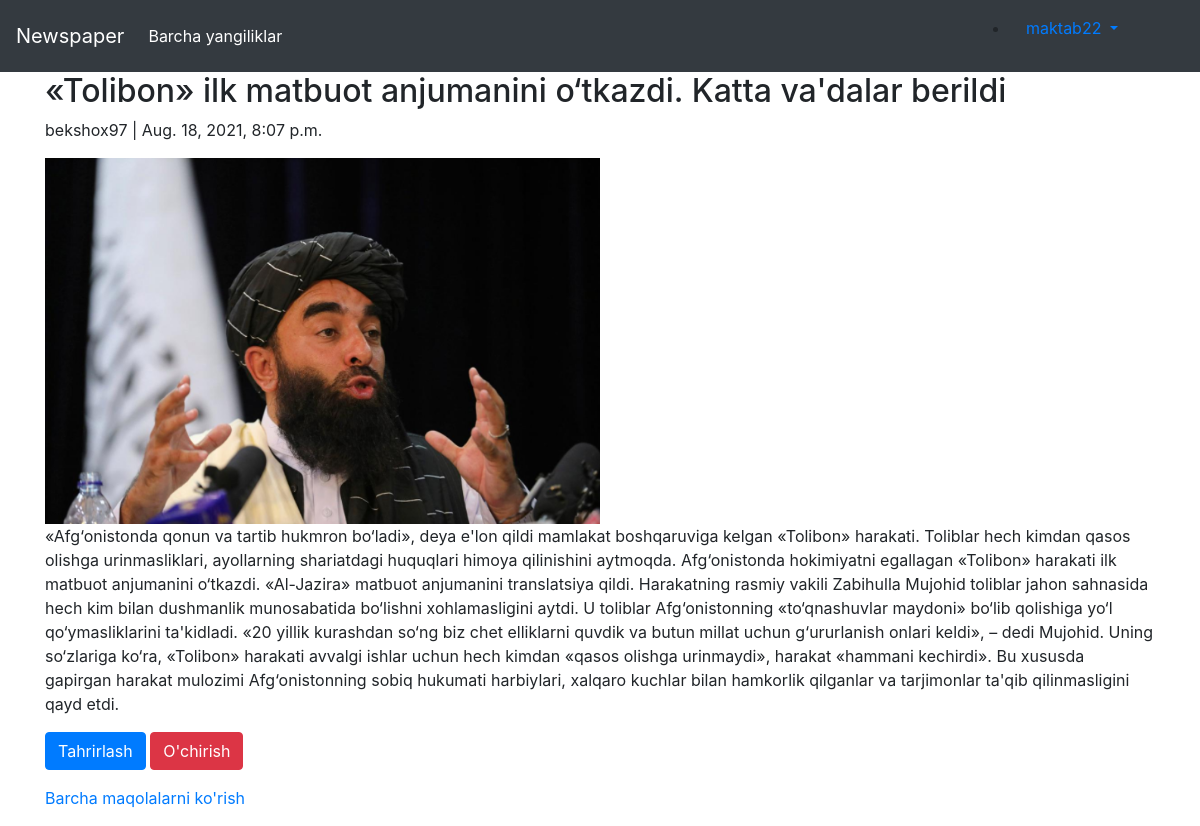
/articles/10/ (signed in), run on the app's committed database.
### users/models.py (models this page shows)
class CustomUser(AbstractUser):
    age = models.PositiveIntegerField(null=True, blank=True)
    adress = models.CharField(max_length=200)
    job = models.CharField(max_length=100)

### articles/models.py (models this page shows, shortened)
class Articles(models.Model):
    title = models.CharField(max_length=255)
    kichik =models.CharField(max_length=255)
    body = models.TextField()
    photo = models.ImageField(upload_to='images/', blank=True)
    date = models.DateTimeField(auto_now_add=True)
    author = models.ForeignKey(
        get_user_model(),
        on_delete=models.CASCADE,
    )
    class Meta:
        ordering = ['-date']

### articles/views.py (the view)
# urls.py: path('<int:pk>/', ArticleDetailView.as_view(), name='article_detail'),
class ArticleDetailView(LoginRequiredMixin, DetailView):
    model = Articles
    template_name = 'article_detail.html'
    login_url = 'login'

### templates/article_detail.html
{% extends 'base.html' %}
{% block content %}
<div class="container">
    <div class="article_entry">
        <h2>{{ object.title}}</h2>
        <p> {{ object.author}} | {{ object.date}}</p>
        {% if articles.photo %}
        <div >
            <img src="{{ articles.photo.url}} " style="width:50%" alt="{{object.title}}">
        </div>
        {% endif %}
        <p> {{ object.body }}</p>
    </div>
    <p>
        <a href="{% url 'article_edit' articles.pk%}" class="btn btn-primary">Tahrirlash</a>
        <a href="{% url 'article_delete' articles.pk %}" class="btn btn-danger">O'chirish</a>
    <p><a href=" {% url 'article_list' %}">Barcha maqolalarni ko'rish</a></p>
    </p>
</div>
{% endblock content %}

### templates/base.html (shortened to what this page needs)
<!doctype html>
<html lang="en">
<head>
</head>
<body>
</body>
</html>
<html lang="en">
<head>
    <link rel="stylesheet" href="https://maxcdn.bootstrapcdn.com/bootstrap/4.0.0/css/bootstrap.min.css"
>
</head>
<body>
<nav class="navbar navbar-expand-lg navbar-dark bg-dark">
    <a class="navbar-brand" href="{% url 'home' %}">Newspaper</a>
    <div class="collapse navbar-collapse" id="navbarSupportedContent">
        <ul class="navbar-nav mr-auto">
            <li class="nav-item active">
                <a class="nav-link" href="#">Barcha yangiliklar <span class="sr-only">(current)</span></a>
            </li>
        </ul>
        <form class="form-inline my-2 my-lg-0">
            {% if user.is_authenticated %}
            <ul style="text-decorations:none; color:dark; padding-right:50px">
                <li class="nav-item dropdown ">
                    <a class="nav-link dropdown-toggle" href="#" id="navbarDropdown" role="button"
                       data-toggle="dropdown"
                       aria-haspopup="true" aria-expanded="false">
                        {{user.username}}
                    </a>
                </li>
            </ul>
            {% else %}
            <a class="btn btn-success ml-2" href="{% url 'login' %}">Tizimga kirish </a>
            <a class="btn btn-primary ml-2" href="{% url 'signup' %}">Ro'yxatdan o'tish </a>
            {% endif %}
        </form>
    </div>
</nav>
{% block content %}
{% endblock content %}
</body>
</html>

### templates/base.html (style rules this page uses)
#hint_id_username, { display:none }

### data on the page
CustomUser: username "maktab22"
Articles: title "«Tolibon» ilk matbuot anjumanini o‘tkazdi. Katta va'dalar berildi", author "bekshox97", date "Aug. 18, 2021, 8:07 p.m.", photo (picture), body "«Afg‘onistonda qonun va tartib hukmron bo‘ladi», deya e'lon qildi mamlakat boshqaruviga kelgan «Tolibon» harakati. Toliblar hech kimdan qasos olishga urinmasliklari, ayollarning shariatdagi huquqlari himoya qilinishini aytmoqda. Afg‘onistonda hokimiyatni egallagan «Tolibon» harakati ilk matbuot anjumanini o‘tkazdi. «Al-Jazira» matbuot anjumanini translatsiya qildi. Harakatning rasmiy vakili Zabihulla Mujohid toliblar jahon sahnasida hech kim bilan dushmanlik munosabatida bo‘lishni xohlamasligini aytdi. U toliblar Afg‘onistonning «to‘qnashuvlar maydoni» bo‘lib qolishiga yo‘l qo‘ymasliklarini ta'kidladi. «20 yillik kurashdan so‘ng biz chet elliklarni quvdik va butun millat uchun g‘ururlanish…"
